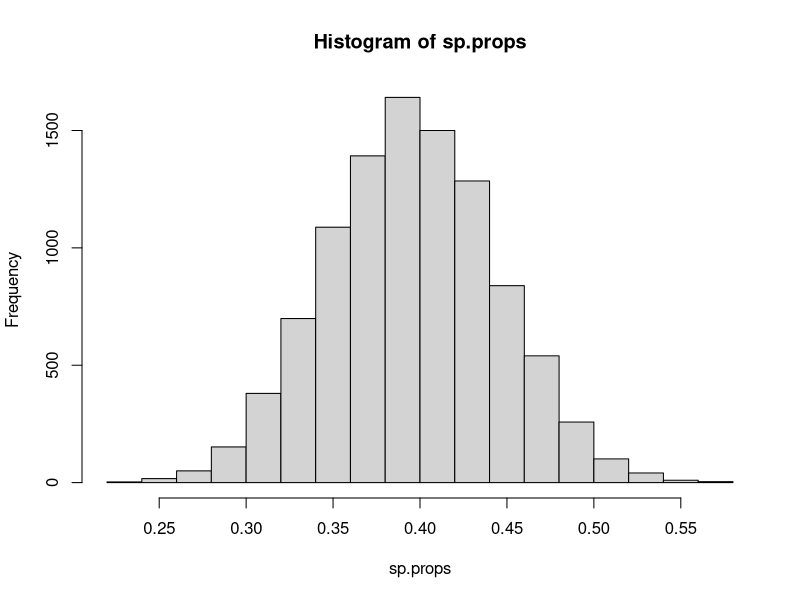
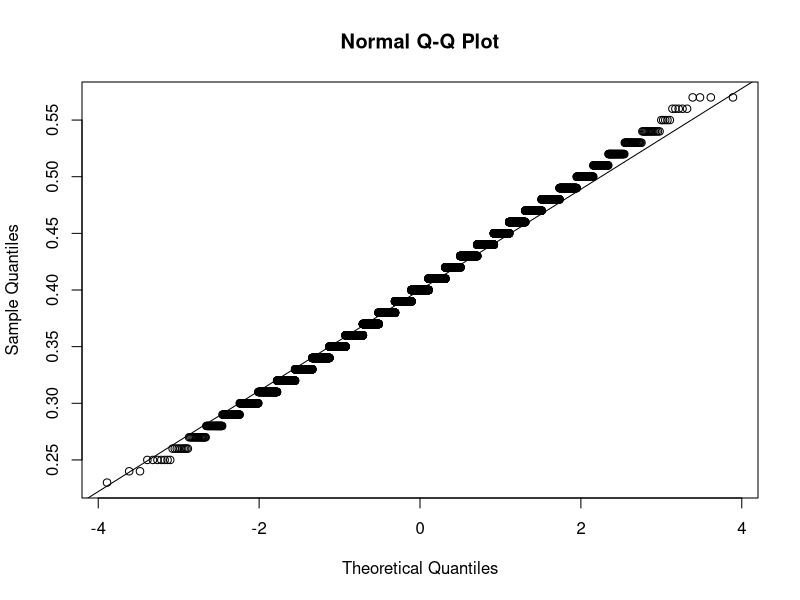

Write R code to recreate these figures, in order.
## ---- chunk 1
chooseCRANmirror(graphics = F, ind = 1)
knitr::opts_chunk$set(echo = T)
## ---- chunk 2
pop.size = 1E5
# probability of a success
prob.y = 0.4
sp.size = 100
# number of samples
sps = 1E4
# construct the population
pop.entries = c(rep("y", pop.size * prob.y), rep("n", pop.size * (1 - prob.y)))
# computing the sample proportion in each sample
set.seed(12345)
sp.props = replicate(sps, mean(sample(pop.entries, sp.size, replace = F) == "y"))
# analyzing the simulation results
hist(sp.props)
mean(sp.props)
sd(sp.props)
# checking normality
qqnorm(sp.props)
qqline(sp.props)
## ---- chunk 3
pop.size = 1E5
# probability of a success
prob.y = 0.4
sp.size = 100
# number of samples
sps = 1E3
# construct the population
pop.entries = c(rep("y", pop.size * prob.y), rep("n", pop.size * (1 - prob.y)))
# computing the sample proportion in each sample
set.seed(12345)
sp.props = replicate(sps, mean(sample(pop.entries, sp.size, replace = F) == "y"))
# constructing confidence intervals with alpha = 5%
# lcl and ucl are vectors
phat.sd = sqrt(sp.props*(1-sp.props)/sp.size)
lcl = sp.props - 1.96 * phat.sd
ucl = sp.props + 1.96 * phat.sd
# what percent of the intervals contain the population proportion
mean(lcl < prob.y & prob.y < ucl)
